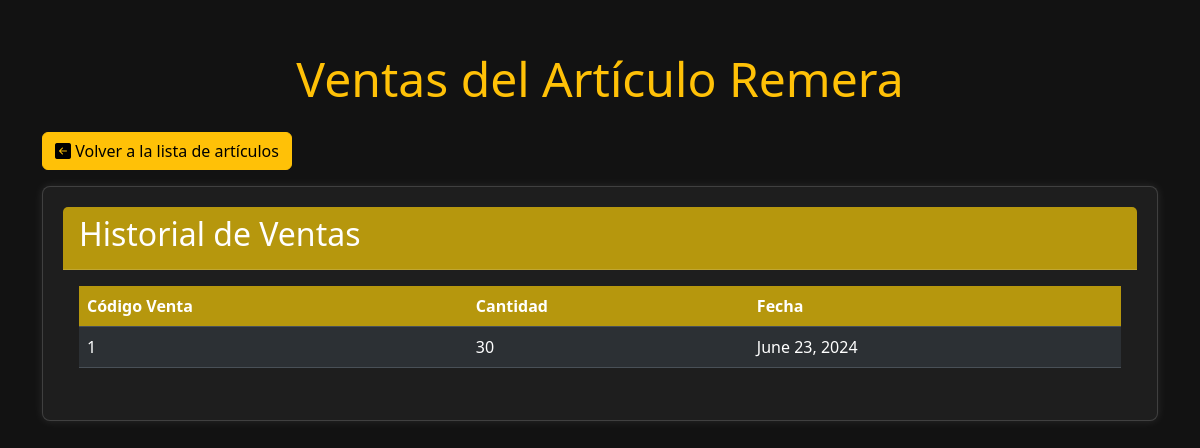
Page /articulos/4/ventas/ on the earlier database version.
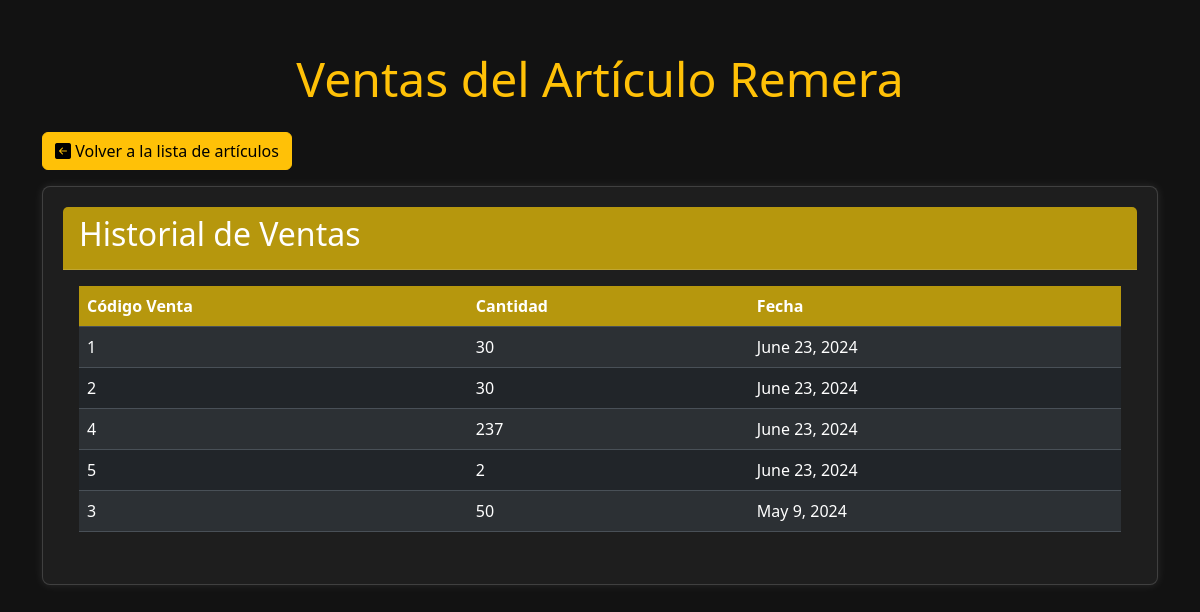
Same page on the later database version.
### stock/models.py (models this page shows)
class Articulo(models.Model):
    codArticulo = models.AutoField(primary_key=True)
    fechaAltaArticulo = models.DateField(auto_now_add=True)
    fechaBajaArticulo = models.DateField(null=True, blank=True, max_length=30)
    nombreArticulo = models.CharField(max_length=30)
    stockArticulo = models.IntegerField()
    puntoPedido = models.IntegerField(default=0)
    stockSeguridad = models.IntegerField(default=0)
    loteOptimo = models.IntegerField(default=0)
    cantidasIntervaloFijo = models.IntegerField(default=0)
    estado = models.ForeignKey(EstadoArticulo, on_delete=models.CASCADE, related_name='articulos')
    modeloInventario = models.ForeignKey(ModeloInventario, on_delete=models.CASCADE, related_name="articulos")
    proveedor = models.ForeignKey(Proveedor, on_delete=models.CASCADE, related_name='articulos', null=True)

class Venta(models.Model):
    codVenta = models.AutoField(primary_key=True)
    cantVenta = models.IntegerField()
    fechaVenta = models.DateField()
    articulo = models.ForeignKey(Articulo, on_delete=models.CASCADE, related_name='ventas')
    demanda = models.ForeignKey(Demanda, on_delete=models.CASCADE, related_name='ventas')

### stock/views.py (the view)
# urls.py: path('articulos/<int:articulo_id>/ventas/', views.ver_ventas_articulo, name='ventas_articulo'),
def ver_ventas_articulo(request, articulo_id):
    articulo = get_object_or_404(Articulo, pk=articulo_id)
    ventas = articulo.ventas.order_by('-fechaVenta')
    return render(request, 'ventas_articulo.html', {'articulo': articulo, 'ventas': ventas})

### stock/Templates/ventas_articulo.html (shortened to what this page needs)
<!DOCTYPE html>
<html lang="en" data-bs-theme="dark">
<head>
    <link href="https://cdn.jsdelivr.net/npm/bootstrap@5.3.3/dist/css/bootstrap.min.css" rel="stylesheet">
    <link rel="stylesheet" href="https://cdn.jsdelivr.net/npm/bootstrap-icons@1.11.3/font/bootstrap-icons.min.css">
</head>
<body>
    <div class="container">
        <h1 class="display-5 text-center text-warning mb-4">Ventas del Artículo {{ articulo.nombreArticulo }}</h1>
        <a href="{% url 'lista_articulos' %}" class="btn btn-warning mb-3"><i class="bi bi-arrow-left-square-fill"></i> Volver a la lista de artículos</a>
        <div class="card">
            <div class="card-header">
                <h2 class="card-title">Historial de Ventas</h2>
            </div>
            <div class="card-body">
                <table class="table table-striped table-hover">
                    <thead>
                        <tr>
                            <th scope="col">Código Venta</th>
                            <th scope="col">Cantidad</th>
                            <th scope="col">Fecha</th>
                        </tr>
                    </thead>
                    <tbody>
                        {% for venta in ventas %}
                        <tr>
                            <td>{{ venta.codVenta }}</td>
                            <td>{{ venta.cantVenta }}</td>
                            <td>{{ venta.fechaVenta }}</td>
                        </tr>
                        {% endfor %}
                    </tbody>
                </table>
            </div>
        </div>
    </div>
</body>
</html>

### stock/Templates/ventas_articulo.html (style rules this page uses)
body { background-color: #121212; color: #ffffff; }
.container { margin-top: 50px; }
.card { background-color: #1e1e1e; color: #ffffff; border-radius: 8px; box-shadow: 0 0 10px rgba(255, 255, 255, 0.1); padding: 20px; }
.card-header { background-color: rgba(221, 182, 9, 0.795); }
.table th { background-color: rgba(221, 182, 9, 0.795); }

Differences in the rows shown:
added Venta: codVenta "2", cantVenta "30", fechaVenta "June 23, 2024"
added Venta: codVenta "4", cantVenta "237", fechaVenta "June 23, 2024"
added Venta: codVenta "5", cantVenta "2", fechaVenta "June 23, 2024"
added Venta: codVenta "3", cantVenta "50", fechaVenta "May 9, 2024"
